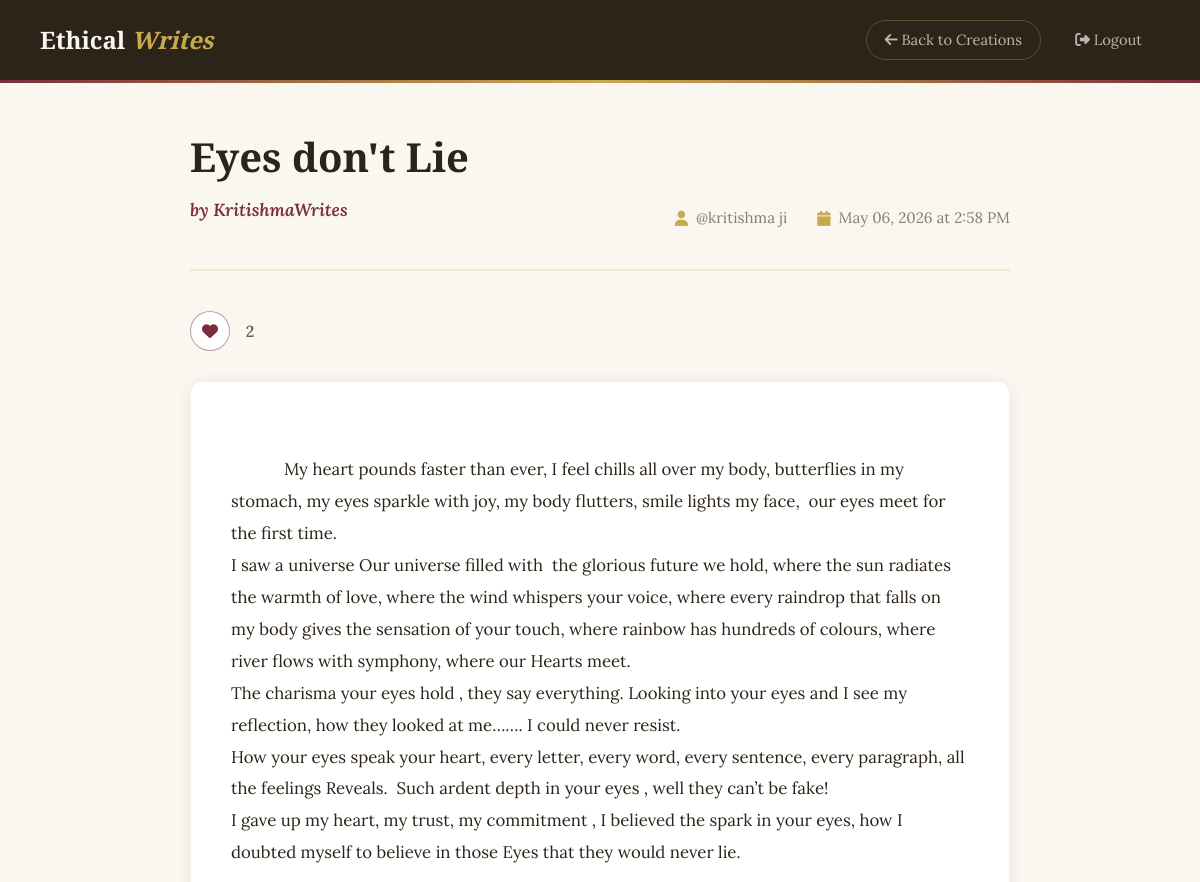
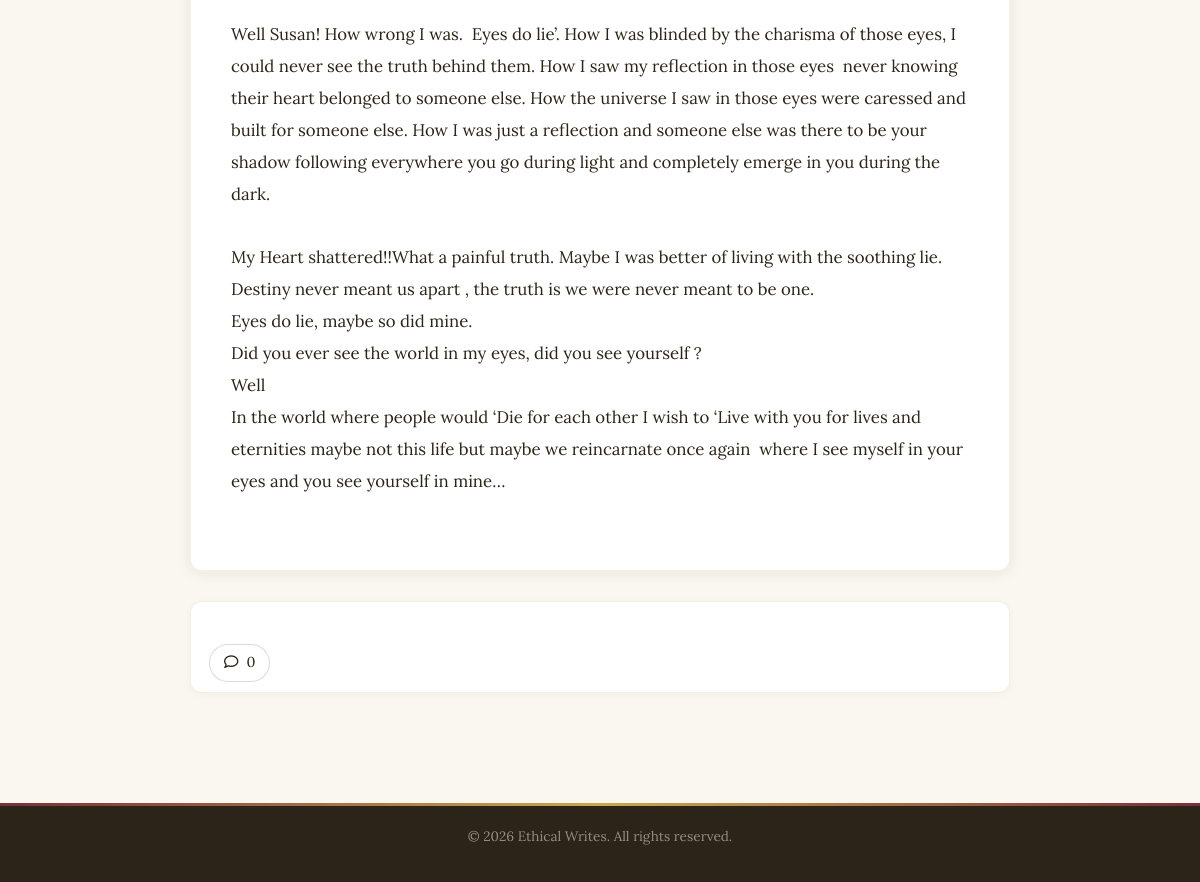
Screenshot of /work/1/ (signed in) with the database file from the repository (2 pictures, top to bottom).
### ethicalwritesapp/models.py (models this page shows, shortened)
class UserWork(models.Model):
    user = models.ForeignKey(User, on_delete=models.CASCADE, related_name='works')
    username = models.CharField(max_length=150)
    submitted_date = models.DateTimeField(auto_now_add=True)
    freewriting = models.TextField()
    author = models.CharField(max_length=150, blank=True, null=True)
    title = models.CharField(max_length=255, blank=True, null=True)
    @property
    def total_likes(self):
        return self.likes.count()
    @property
    def total_comments(self):
        return self.comments.count()
    class Meta:
        verbose_name_plural = 'User Works'
        ordering = ['-submitted_date']

### ethicalwritesapp/views.py (the view)
# urls.py: path('work/<int:work_id>/', views.view_user_work, name='view_user_work'),
@login_required(login_url='login_user')
@require_http_methods(["GET"])
def view_user_work(request, work_id):
    try:
        user_work = UserWork.objects.get(id=work_id)
    except UserWork.DoesNotExist:
        messages.error(request, "The work you're looking for doesn't exist.")
        return redirect('webpage1')
    comments = user_work.comments.select_related('user').all()
    user_has_liked = user_work.likes.filter(user=request.user).exists()
    context = {
        'user_work': user_work,
        'comments': comments,
        'total_likes': user_work.total_likes,
        'total_comments': user_work.total_comments,
        'user_has_liked': user_has_liked,
        'is_owner': user_work.user == request.user,
    }
    return render(request, 'webpageuserwork.html', context)

### templates/webpageuserwork.html (shortened to what this page needs)
{% load static %}
<!DOCTYPE html>
<html lang="en">
<head>
    <link rel="stylesheet" href="https://cdnjs.cloudflare.com/ajax/libs/font-awesome/6.6.0/css/all.min.css"
 />
    <link rel="stylesheet" href="https://stackpath.bootstrapcdn.com/bootstrap/4.5.2/css/bootstrap.min.css">
</head>
<body>
    <header class="page-header">
        <a href="{% url 'home' %}" class="brand">Ethical <span>Writes</span></a>
        <div class="header-actions">
            <a href="{% url 'webpage1' %}" class="back-btn"><i class="fas fa-arrow-left"></i> Back to Creations</a>
            <a href="{% url 'logout_user' %}"><i class="fas fa-sign-out-alt"></i> Logout</a>
        </div>
    </header>
    <div class="work-display-container">
        <div class="work-display-header">
            <h1 class="work-display-title">{{ user_work.title }}</h1>
            <div class="work-display-meta">
                <p class="work-author">by {{ user_work.author }}</p>
                <div class="work-meta-info">
                    <div class="work-meta-item">
                        <i class="fas fa-user"></i>
                        <span>@{{ user_work.username }}</span>
                    </div>
                    <div class="work-meta-item">
                        <i class="fas fa-calendar"></i>
                        <span>{{ user_work.submitted_date|date:"F d, Y \a\t g:i A" }}</span>
                    </div>
                </div>
            </div>
        </div>
        <div class="work-action-bar">
            <form method="post" action="{% url 'toggle_like' user_work.id %}" class="inline-form">
                <button type="submit" class="icon-action-btn like-toggle {% if user_has_liked %}liked{% else %}unliked{% endif %}" title="{% if user_has_liked %}Unlike{% else %}Like{% endif %}" aria-label="{% if user_has_liked %}Unlike{% else %}Like{% endif %}">
                    <i class="{% if user_has_liked %}fas fa-heart{% else %}far fa-heart{% endif %}"></i>
                </button>
            </form>
            <span class="action-stat">{{ total_likes }}</span>
        </div>
        <div class="work-content">
            {{ user_work.freewriting }}
        </div>
        <div class="community-panel">
            <div style="margin-top: 24px; display: flex; justify-content: flex-start;">
                <button type="button" class="comment-toggle" aria-expanded="false" aria-controls="comment-section">
                    <i class="far fa-comment"></i>
                    <span>{{ total_comments }}</span>
                </button>
            </div>
        </div>
    </div>
    <footer class="page-footer">
        <p>&copy; 2026 Ethical Writes. All rights reserved.</p>
    </footer>
</body>
</html>

### templates/webpageuserwork.html (style rules this page uses)
* { margin: 0; padding: 0; box-sizing: border-box; }
body { font-family: 'Lora', Georgia, serif; background-color: #faf6f0; color: #2c2418; min-height: 100vh; }
.page-header { background: #2c2418; padding: 20px 40px; display: flex; justify-content: space-between; align-items: center; border-bottom: 3px solid; border-image: linear-gradient(to right, #7a2e3b, #c9a94e, #7a2e3b) 1; }
.page-header .brand { font-family: 'Playfair Display', Georgia, serif; font-size: 1.5rem; font-weight: 700; color: #faf6f0; text-decoration: none; }
.page-header .brand span { color: #c9a94e; font-style: italic; }
.header-actions { display: flex; gap: 16px; align-items: center; }
.header-actions a { color: rgba(250, 246, 240, 0.7); text-decoration: none; font-size: 0.92rem; padding: 8px 18px; border-radius: 30px; transition: all 0.3s ease; font-family: 'Lora', serif; }
.header-actions .back-btn { border: 1px solid rgba(201, 169, 78, 0.3); }
.work-display-container { max-width: 900px; margin: 0 auto; padding: 50px 40px; }
.work-display-header { margin-bottom: 40px; padding-bottom: 30px; border-bottom: 2px solid rgba(201, 169, 78, 0.2); }
.work-display-title { font-family: 'Playfair Display', Georgia, serif; font-size: 2.5rem; font-weight: 800; color: #2c2418; margin-bottom: 16px; line-height: 1.2; }
.work-display-meta { display: flex; justify-content: space-between; align-items: center; flex-wrap: wrap; gap: 20px; }
.work-author { font-size: 1.1rem; color: #7a2e3b; font-style: italic; font-weight: 600; }
.work-meta-info { display: flex; gap: 30px; font-size: 0.95rem; color: #8b7d6b; }
.work-meta-item { display: flex; align-items: center; gap: 8px; }
.work-meta-item i { color: #c9a94e; }
.work-content { background: #ffffff; padding: 40px; border-radius: 12px; border: 1px solid rgba(201, 169, 78, 0.15); box-shadow: 0 2px 15px rgba(44, 36, 24, 0.08); line-height: 1.9; font-size: 1.05rem; color: #2c2418; word-break: break-word; white-space: pre-wrap; }
.work-action-bar { display: flex; align-items: center; flex-wrap: wrap; gap: 10px; margin: 20px 0 30px; }
.inline-form { display: inline-block; margin: 0; }
.icon-action-btn, .comment-toggle { appearance: none; border: 1px solid rgba(122, 46, 59, 0.2); background: #fff; color: #2c2418; border-radius: 999px; width: 40px; height: 40px; display: inline-flex; align-items: center; justify-content: center; text-decoration: none; transition: 0.2s ease; cursor: pointer; }
a.icon-action-btn, a.icon-action-btn:link, a.icon-action-btn:visited, a.icon-action-btn:hover, a.icon-action-btn:active, a.icon-action-btn:focus, button.comment-toggle, button.comment-toggle:link, button.comment-toggle:visited, button.comment-toggle:hover, button.comment-toggle:active, button.comment-toggle:focus { color: #2c2418 !important; text-decoration: none !important; }
.icon-action-btn.liked, .like-toggle.liked { background: #fff; color: #7a2e3b; border-color: rgba(122, 46, 59, 0.45); }
.action-stat { color: #6b5d4e; font-weight: 600; margin-left: 2px; min-width: 16px; text-align: center; }
.comment-toggle { width: auto; height: 38px; padding: 0 14px; gap: 8px; font-size: 0.9rem; color: #2c2418; }
.community-panel { background: #fff; border-radius: 12px; padding: 18px 18px 10px; border: 1px solid rgba(201, 169, 78, 0.18); box-shadow: 0 2px 10px rgba(44, 36, 24, 0.03); margin-top: 30px; }
.page-footer { background: #2c2418; text-align: center; padding: 20px; color: rgba(250, 246, 240, 0.5); font-size: 0.85rem; border-top: 3px solid; border-image: linear-gradient(to right, #7a2e3b, #c9a94e, #7a2e3b) 1; margin-top: 60px; }

### rows the page displays
UserWork: title "Eyes don't Lie", author "KritishmaWrites", username "kritishma ji", submitted_date "May 06, 2026 at 2:58 PM", freewriting "My heart pounds faster than ever, I feel chills all over my body, butterflies in my stomach, my eyes sparkle with joy, my body flutters, smile lights my face, our eyes meet for the first time. I saw a universe Our universe filled with the glorious future we hold, where the sun radiates the warmth of love, where the wind whispers your voice, where every raindrop that falls on my body gives the sensation of your touch, where rainbow has hundreds of colours, where river flows with symphony, where our Hearts meet. The charisma your eyes hold , they say everything. Looking into your eyes and I see my reflection, how they looked at me……. I could never resist. How your eyes speak your heart, every…"

### other values shown
{{ total_likes }} "2"
{{ total_comments }} "0"
